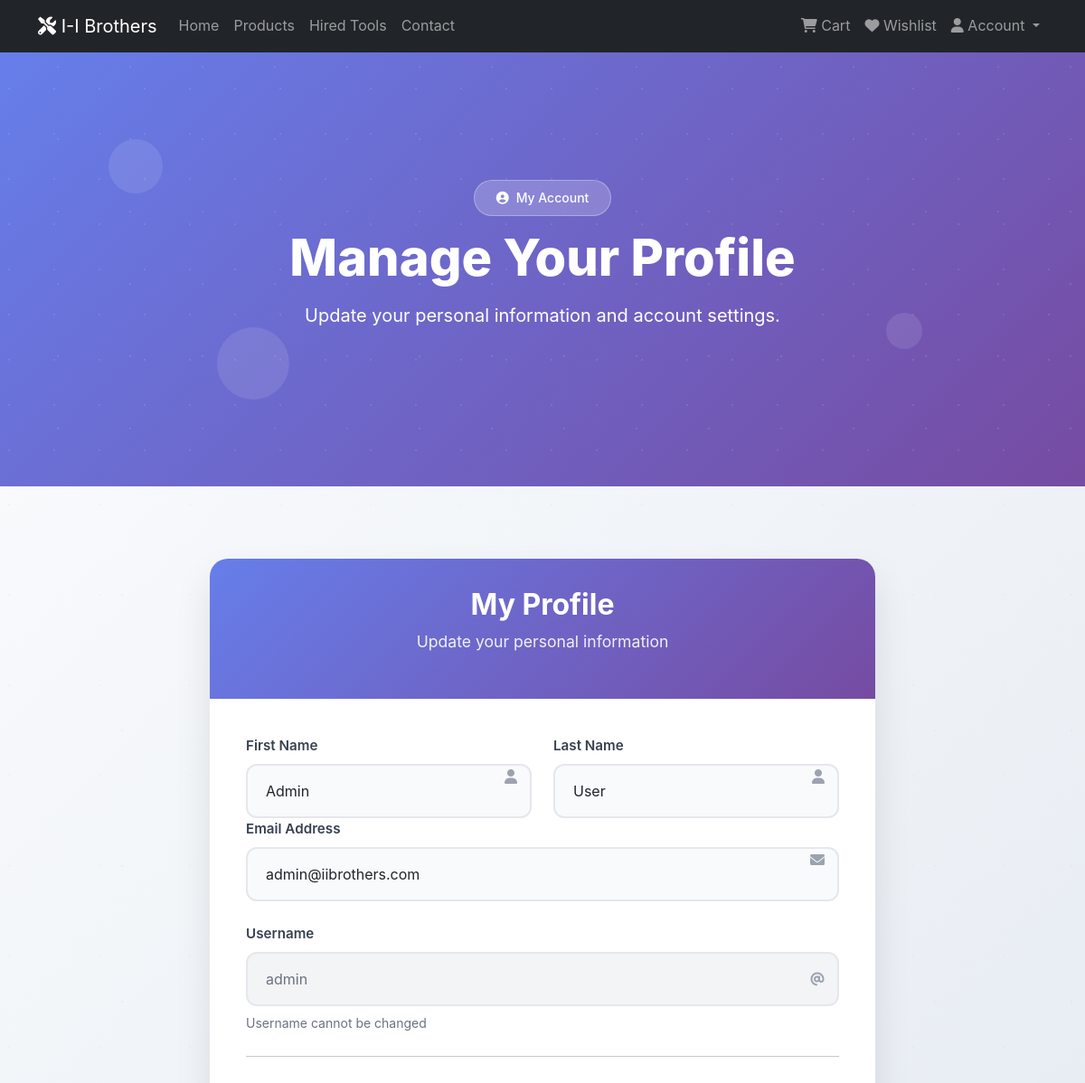
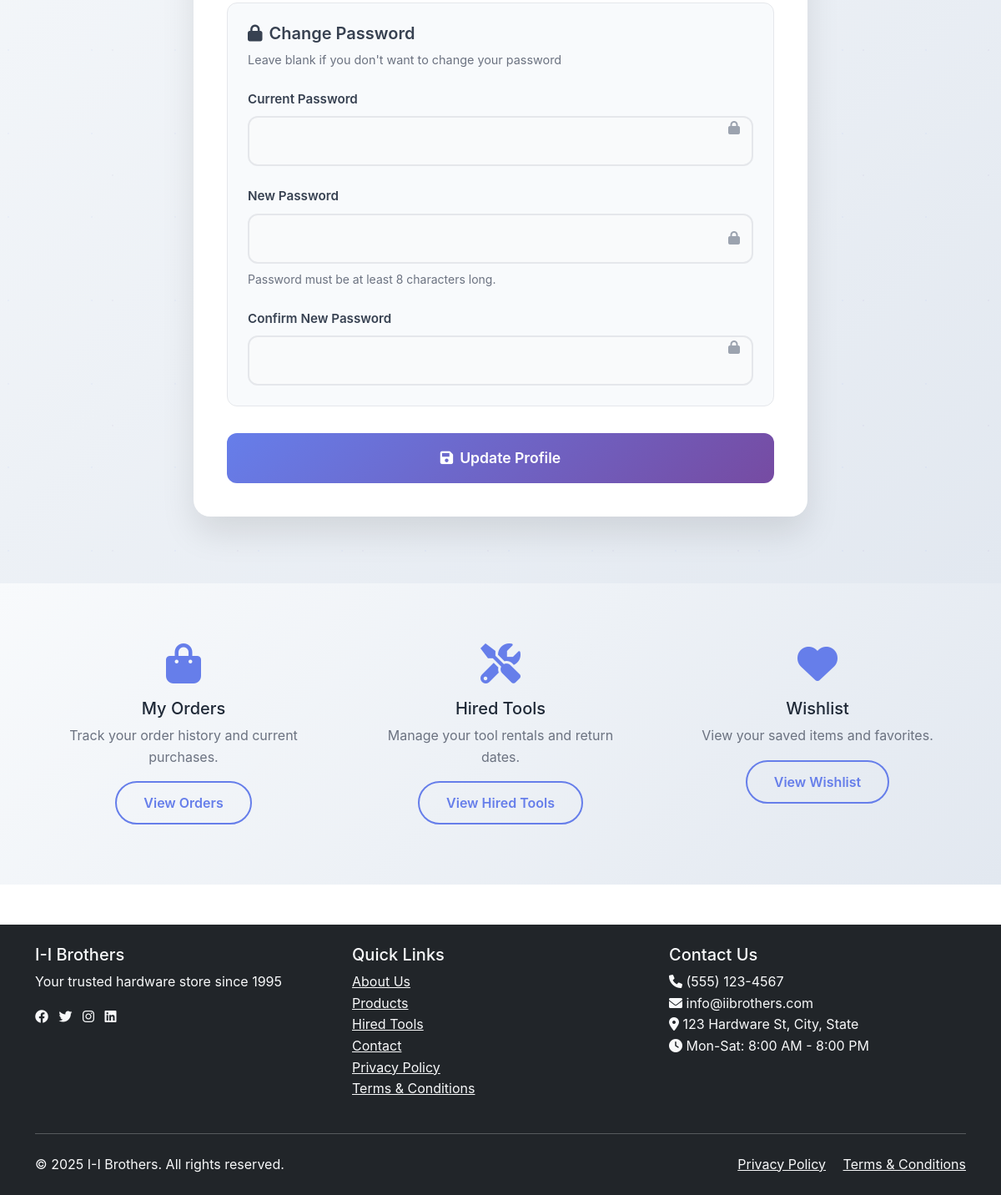
The app's page /profile.php (signed in) with its own data (2 pictures, top to bottom).
### tables this page shows
CREATE TABLE IF NOT EXISTS users (
    id INT PRIMARY KEY AUTO_INCREMENT,
    username VARCHAR(50) NOT NULL UNIQUE,
    email VARCHAR(255) NOT NULL UNIQUE,
    password VARCHAR(255) NOT NULL,
    first_name VARCHAR(50),
    last_name VARCHAR(50),
    phone VARCHAR(20),
    address TEXT,
    role ENUM('admin', 'customer') DEFAULT 'customer',
    created_at TIMESTAMP DEFAULT CURRENT_TIMESTAMP,
    updated_at TIMESTAMP DEFAULT CURRENT_TIMESTAMP ON UPDATE CURRENT_TIMESTAMP
);

### profile.php (the view, shortened to what this page needs)
<?php
try {
    $conn = getDBConnection();
    $stmt = $conn->prepare("SELECT * FROM users WHERE id = ?");
    $stmt->execute([$_SESSION['user_id']]);
    $user = $stmt->fetch(PDO::FETCH_ASSOC);
} catch (Exception $e) {
    $error = "An error occurred. Please try again later.";
}
include 'includes/header.php';
?>
<section class="profile-hero">
    <div class="floating-profile-elements">
        <div class="floating-element"></div>
        <div class="floating-element"></div>
        <div class="floating-element"></div>
    </div>
    <div class="container">
        <div class="profile-hero-content">
            <div class="profile-hero-badge">
                <i class="fas fa-user-circle me-2"></i>My Account
            </div>
            <h1 class="profile-hero-title">Manage Your Profile</h1>
            <p class="profile-hero-subtitle">Update your personal information and account settings.</p>
        </div>
    </div>
</section>
<section class="profile-section">
    <div class="profile-container">
        <div class="container">
            <div class="row justify-content-center">
                <div class="col-lg-8 col-md-10">
                    <div class="profile-form-card">
                        <div class="profile-form-header">
                            <h2 class="profile-form-title">My Profile</h2>
                            <p class="profile-form-subtitle">Update your personal information</p>
                        </div>
                        <div class="profile-form-body">
                            <form method="POST" action="" id="profileForm">
                                <div class="row">
                                    <div class="col-md-6">
                                        <div class="form-group">
                                            <label for="first_name" class="form-label">First Name</label>
                                            <input type="text" class="form-control has-icon" id="first_name" name="first_name"
                                                   value="<?php echo htmlspecialchars($user['first_name'] ?? ''); ?>" required>
                                        </div>
                                    </div>
                                    <div class="col-md-6">
                                        <div class="form-group">
                                            <label for="last_name" class="form-label">Last Name</label>
                                            <input type="text" class="form-control has-icon" id="last_name" name="last_name"
                                                   value="<?php echo htmlspecialchars($user['last_name'] ?? ''); ?>" required>
                                        </div>
                                    </div>
                                </div>
                                <div class="form-group">
                                    <label for="email" class="form-label">Email Address</label>
                                    <input type="email" class="form-control has-icon" id="email" name="email"
                                           value="<?php echo htmlspecialchars($user['email'] ?? ''); ?>" required>
                                </div>
                                <div class="form-group">
                                    <label for="username" class="form-label">Username</label>
                                    <input type="text" class="form-control has-icon" id="username" name="username"
                                           value="<?php echo htmlspecialchars($user['username'] ?? ''); ?>" readonly>
                                    <div class="form-text">Username cannot be changed</div>
                                </div>
                                <hr class="my-4">
                                <div class="password-section">
                                    <h5 class="password-section-title">
                                        <i class="fas fa-lock me-2"></i>Change Password
                                    </h5>
                                    <p class="password-section-subtitle">Leave blank if you don't want to change your password</p>
                                    <div class="form-group">
                                        <label for="current_password" class="form-label">Current Password</label>
                                        <input type="password" class="form-control has-icon" id="current_password" name="current_password">
                                    </div>
                                    <div class="form-group">
                                        <label for="new_password" class="form-label">New Password</label>
                                        <input type="password" class="form-control has-icon" id="new_password" name="new_password">
                                        <div class="form-text">Password must be at least 8 characters long.</div>
                                    </div>
                                    <div class="form-group">
                                        <label for="confirm_password" class="form-label">Confirm New Password</label>
                                        <input type="password" class="form-control has-icon" id="confirm_password" name="confirm_password">
                                    </div>
                                </div>
                                <button type="submit" class="submit-btn">
                                    <i class="fas fa-save me-2"></i>Update Profile
                                </button>
                            </form>
                        </div>
                    </div>
                </div>
            </div>
        </div>
    </div>
</section>
<section class="py-5 bg-light">
    <div class="container">
        <div class="row g-4">
            <div class="col-md-4">
                <div class="text-center p-4">
                    <div class="mb-3">
                        <i class="fas fa-shopping-bag fa-3x text-primary"></i>
                    </div>
                    <h5>My Orders</h5>
                    <p class="text-muted">Track your order history and current purchases.</p>
                    <a href="orders.php" class="btn btn-outline-primary">View Orders</a>
                </div>
            </div>
            <div class="col-md-4">
                <div class="text-center p-4">
                    <div class="mb-3">
                        <i class="fas fa-tools fa-3x text-primary"></i>
                    </div>
                    <h5>Hired Tools</h5>
                    <p class="text-muted">Manage your tool rentals and return dates.</p>
                    <a href="hired-tools.php" class="btn btn-outline-primary">View Hired Tools</a>
                </div>
            </div>
            <div class="col-md-4">
                <div class="text-center p-4">
                    <div class="mb-3">
                        <i class="fas fa-heart fa-3x text-primary"></i>
                    </div>
                    <h5>Wishlist</h5>
                    <p class="text-muted">View your saved items and favorites.</p>
                    <a href="wishlist.php" class="btn btn-outline-primary">View Wishlist</a>
                </div>
            </div>
        </div>
    </div>
</section>
<link rel="stylesheet" href="css/profile.css">
<?php include 'includes/footer.php'; ?>

### css/style.css (style rules this page uses)
:root { --primary-color: #2563eb; --primary-dark: #1d4ed8; --secondary-color: #dc2626; --accent-color: #3b82f6; --success-color: #10b981; --warning-color: #f59e0b; --info-color: #06b6d4; --text-color: #1f2937; --text-light: #6b7280; --text-white: #ffffff; --bg-light: #f8fafc; --bg-white: #ffffff; --border-color: #e5e7eb; --shadow-sm: 0 1px 2px 0 rgb(0 0 0 / 0.05); --shadow-md: 0 4px 6px -1px rgb(0 0 0 / 0.1), 0 2px 4px -2px rgb(0 0 0 / 0.1); --shadow-lg: 0 10px 15px -3px rgb(0 0 0 / 0.1), 0 4px 6px -4px rgb(0 0 0 / 0.1); --shadow-xl: 0 20px 25px -5px rgb(0 0 0 / 0.1), 0 8px 10px -6px rgb(0 0 0 / 0.1); --gradient-primary: linear-gradient(135deg, #667eea 0%, #764ba2 100%); --gradient-secondary: linear-gradient(135deg, #f093fb 0%, #f5576c 100%); --gradient-success: linear-gradient(135deg, #4facfe 0%, #00f2fe 100%); --gradient-warning: linear-gradient(135deg, #fa709a 0%, #fee140 100%); --gradient-info: linear-gradient(135deg, #a8edea 0%, #fed6e3 100%); --gradient-white: linear-gradient(135deg, rgba(255, 255, 255, 0.9) 0%, rgba(255, 255, 255, 0.7) 100%); }
* { box-sizing: border-box; }
body { font-family: 'Inter', 'Segoe UI', Tahoma, Geneva, Verdana, sans-serif; color: var(--text-color); line-height: 1.6; overflow-x: hidden; }
html { scroll-behavior: smooth; }
.btn { border-radius: 50px; font-weight: 600; padding: 0.75rem 2rem; transition: all 0.3s ease; border: none; text-decoration: none; display: inline-flex; align-items: center; justify-content: center; gap: 0.5rem; }
.btn-outline-primary { background: transparent; color: var(--primary-color); border: 2px solid var(--primary-color); }

### records on screen
users: first_name "Admin", last_name "User", email "admin@iibrothers.com", username "admin"

### other values on screen
ADMIN_EMAIL "info@iibrothers.com"
